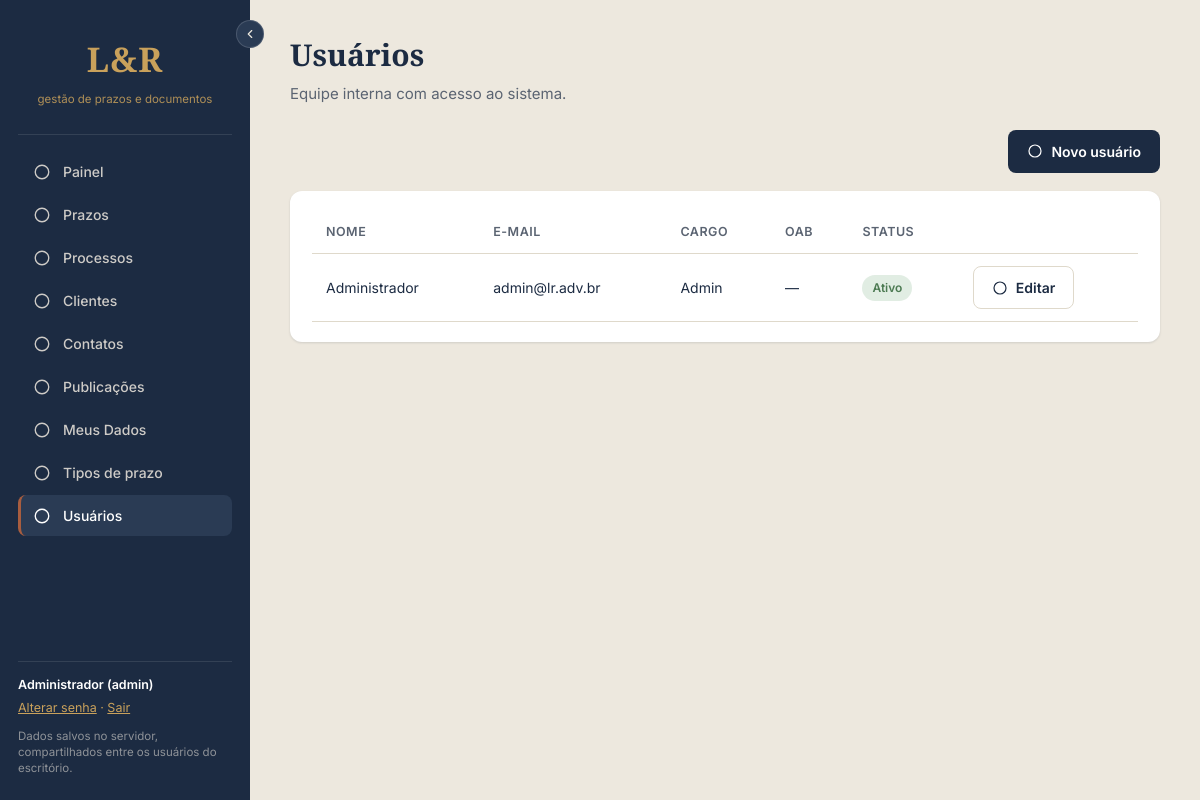
The app's page /modules/usuarios/index.php (signed in) with its own data.
### tables this page shows
CREATE TABLE IF NOT EXISTS usuarios (
    id              INT UNSIGNED AUTO_INCREMENT PRIMARY KEY,
    nome            VARCHAR(150) NOT NULL,
    email           VARCHAR(150) NOT NULL UNIQUE,
    senha_hash      VARCHAR(255) NOT NULL,
    cargo           ENUM('admin','advogado','atendente') NOT NULL DEFAULT 'atendente',
    oab             VARCHAR(30) NULL,
    ativo           TINYINT(1) NOT NULL DEFAULT 1,
    criado_em       DATETIME NOT NULL DEFAULT CURRENT_TIMESTAMP,
    atualizado_em   DATETIME NOT NULL DEFAULT CURRENT_TIMESTAMP ON UPDATE CURRENT_TIMESTAMP
);

### includes/menu.php (called while the page is built)
<?php
return [
    [
        'chave' => 'painel',
        'rotulo' => 'Painel',
        'url' => BASE_URL . '/modules/painel/index.php',
        'icone' => 'grid',
    ],
    [
        'chave' => 'prazos',
        'rotulo' => 'Prazos',
        'url' => BASE_URL . '/modules/prazos/index.php',
        'icone' => 'clock',
    ],
    [
        'chave' => 'processos',
        'rotulo' => 'Processos',
        'url' => BASE_URL . '/modules/processos/index.php',
        'icone' => 'briefcase',
    ],
    [
        'chave' => 'clientes',
        'rotulo' => 'Clientes',
        'url' => BASE_URL . '/modules/clientes/index.php',
        'icone' => 'list',
    ],
    [
        'chave' => 'contatos',
        'rotulo' => 'Contatos',
        'url' => BASE_URL . '/modules/contatos/index.php',
        'icone' => 'user-plus',
    ],
    [
        'chave' => 'publicacoes',
        'rotulo' => 'Publicações',
        'url' => BASE_URL . '/modules/publicacoes/index.php',
        'icone' => 'mail',
    ],
    [
        'chave' => 'meus_dados',
        'rotulo' => 'Meus Dados',
        'url' => BASE_URL . '/modules/meus_dados/index.php',
        'icone' => 'settings',
    ],
    [
        'chave' => 'tipos_prazo',
        'rotulo' => 'Tipos de prazo',
        'url' => BASE_URL . '/modules/tipos_prazo/index.php',
        'icone' => 'shuffle',
    ],
    [
        'chave' => 'usuarios',
        'rotulo' => 'Usuários',
        'url' => BASE_URL . '/modules/usuarios/index.php',
        'icone' => 'user-circle',
    ],
];

### includes/auth.php (called while the page is built, shortened)
<?php
function usuarioLogado(): ?array
{
    return $_SESSION['usuario'] ?? null;
}

### modules/usuarios/index.php (the view, shortened to what this page needs)
<?php
require_once __DIR__ . '/../../includes/auth.php';
$pdo = getConexao();
$usuarios = $pdo->query('SELECT * FROM usuarios ORDER BY nome')->fetchAll();
$paginaAtiva = 'usuarios';
require __DIR__ . '/../../includes/cabecalho.php';
?>
<div class="pagina-cabecalho">
    <h1>Usuários</h1>
    <p>Equipe interna com acesso ao sistema.</p>
</div>
<div class="barra-acoes">
    <a href="form.php" class="botao botao-primario"><?= icone('plus') ?> Novo usuário</a>
</div>
<div class="card">
    <table>
        <thead>
            <tr><th>Nome</th><th>E-mail</th><th>Cargo</th><th>OAB</th><th>Status</th><th></th></tr>
        </thead>
        <tbody>
            <?php foreach ($usuarios as $u): ?>
                <tr>
                    <td><?= htmlspecialchars($u['nome']) ?></td>
                    <td><?= htmlspecialchars($u['email']) ?></td>
                    <td><?= htmlspecialchars(ucfirst($u['cargo'])) ?></td>
                    <td><?= htmlspecialchars($u['oab'] ?? '—') ?></td>
                    <td><span class="badge <?= $u['ativo'] ? 'badge-ativo' : 'badge-recusado' ?>"><?= $u['ativo'] ? 'Ativo' : 'Inativo' ?></span></td>
                    <td><a href="form.php?id=<?= $u['id'] ?>" class="botao botao-secundario"><?= icone('edit') ?> Editar</a></td>
                </tr>
            <?php endforeach; ?>
        </tbody>
    </table>
</div>
<?php require __DIR__ . '/../../includes/rodape.php'; ?>

### includes/cabecalho.php (shortened to what this page needs)
<?php
require_once __DIR__ . '/icones.php';
$usuario = usuarioLogado();
$itensMenu = require __DIR__ . '/menu.php';
?>
<!DOCTYPE html>
<html lang="pt-BR">
<head>
    <link rel="stylesheet" href="<?= BASE_URL ?>/assets/css/style.css">
</head>
<body>
<div class="app-shell">
    <aside class="sidebar" id="sidebar">
        <button type="button" class="sidebar-toggle" id="sidebarToggle" aria-label="Recolher menu">
            <svg viewBox="0 0 24 24" fill="none" stroke="currentColor" stroke-width="2" stroke-linecap="round" stroke-linejoin="round"><polyline points="15 18 9 12 15 6"/></svg>
        </button>
        <div class="marca">
            <span class="marca-letra">L&amp;R</span>
            <span class="marca-subtitulo">gestão de prazos e documentos</span>
        </div>
        <nav class="menu">
            <?php foreach ($itensMenu as $item): ?>
                <a href="<?= $item['url'] ?>" class="menu-item <?= ($paginaAtiva ?? '') === $item['chave'] ? 'ativo' : '' ?>">
                    <?= icone($item['icone']) ?>
                    <span><?= htmlspecialchars($item['rotulo']) ?></span>
                </a>
            <?php endforeach; ?>
        </nav>
        <div class="sidebar-rodape">
            <p class="usuario-nome"><?= htmlspecialchars($usuario['nome'] ?? '') ?> (<?= htmlspecialchars($usuario['cargo'] ?? '') ?>)</p>
            <p class="usuario-links">
                <a href="<?= BASE_URL ?>/modules/meus_dados/index.php">Alterar senha</a>
                &middot;
                <a href="<?= BASE_URL ?>/logout.php">Sair</a>
            </p>
            <p class="sidebar-nota">Dados salvos no servidor, compartilhados entre os usuários do escritório.</p>
        </div>
    </aside>
    <main class="conteudo">

### includes/icones.php (shortened to what this page needs)
<?php
function icone(string $nome, string $classe = 'icone'): string
{
    $conteudo = $caminhos[$nome] ?? '<circle cx="12" cy="12" r="9"/>';
    return '<svg class="' . htmlspecialchars($classe) . '" viewBox="0 0 24 24" fill="none" stroke="currentColor" stroke-width="1.8" stroke-linecap="round" stroke-linejoin="round" aria-hidden="true">' . $conteudo . '</svg>';
}

### assets/css/style.css (style rules this page uses)
:root { --azul-marinho: #1C2B42; --azul-marinho-claro: #2A3B54; --terracota: #A85D3F; --dourado: #C9A15B; --creme: #EDE8DE; --branco: #FFFFFF; --texto-escuro: #1C2B42; --texto-suave: #5B6472; --verde: #4C7A52; --vermelho: #B14A4A; --amarelo: #C97B2E; --linha: #DFD9CB; --sombra: 0 1px 3px rgba(28, 43, 66, 0.08), 0 1px 2px rgba(28, 43, 66, 0.06); }
* { box-sizing: border-box; }
body { margin: 0; font-family: 'Inter', system-ui, sans-serif; background: var(--creme); color: var(--texto-escuro); font-size: 15px; line-height: 1.5; }
h1, h2, h3, h4 { font-family: 'Source Serif 4', Georgia, serif; font-weight: 600; margin: 0 0 6px; }
a { color: inherit; text-decoration: none; }
.app-shell { display: flex; min-height: 100vh; }
.sidebar { width: 250px; flex-shrink: 0; background: var(--azul-marinho); color: var(--creme); display: flex; flex-direction: column; padding: 24px 18px; position: relative; transition: width 0.2s ease, padding 0.2s ease; }
.sidebar-toggle { position: absolute; top: 20px; right: -14px; width: 28px; height: 28px; border-radius: 50%; background: var(--azul-marinho-claro); border: 1px solid rgba(255,255,255,0.15); color: var(--creme); display: flex; align-items: center; justify-content: center; cursor: pointer; }
.marca { text-align: center; padding: 10px 0 26px; border-bottom: 1px solid rgba(255,255,255,0.1); margin-bottom: 16px; }
.marca-letra { display: block; font-family: 'Source Serif 4', serif; font-size: 34px; font-weight: 700; color: var(--dourado); letter-spacing: 0.03em; }
.marca-subtitulo { display: block; font-size: 11.5px; color: var(--dourado); opacity: 0.85; margin-top: 6px; }
.menu { display: flex; flex-direction: column; gap: 2px; flex: 1; }
.menu-item { display: flex; align-items: center; gap: 12px; padding: 10px 12px; border-radius: 8px; color: rgba(237, 232, 222, 0.85); border-left: 3px solid transparent; font-size: 14px; font-weight: 500; }
.menu-item.ativo { background: var(--azul-marinho-claro); border-left-color: var(--terracota); color: var(--branco); }
.menu-item .icone { width: 18px; height: 18px; flex-shrink: 0; }
.sidebar-rodape { border-top: 1px solid rgba(255,255,255,0.1); padding-top: 14px; margin-top: 14px; font-size: 12.5px; }
.usuario-nome { margin: 0 0 4px; font-weight: 600; color: var(--branco); }
.usuario-links { margin: 0 0 10px; color: var(--dourado); }
.usuario-links a { text-decoration: underline; }
.sidebar-nota { margin: 0; color: rgba(237, 232, 222, 0.55); font-size: 11.5px; line-height: 1.4; }
.conteudo { flex: 1; padding: 32px 40px; max-width: 1200px; }
.pagina-cabecalho { margin-bottom: 24px; }
.pagina-cabecalho p { color: var(--texto-suave); margin: 0; }
.card { background: var(--branco); border-radius: 12px; box-shadow: var(--sombra); padding: 20px 22px; margin-bottom: 20px; }
.botao { display: inline-flex; align-items: center; gap: 8px; padding: 10px 18px; border-radius: 8px; border: 1px solid transparent; font-size: 14px; font-weight: 600; cursor: pointer; font-family: inherit; }
.botao .icone { width: 16px; height: 16px; }
.botao-primario { background: var(--azul-marinho); color: var(--branco); }
.botao-secundario { background: var(--branco); color: var(--azul-marinho); border-color: var(--linha); }
.barra-acoes { display: flex; justify-content: space-between; align-items: center; margin-bottom: 18px; gap: 12px; flex-wrap: wrap; }
table { width: 100%; border-collapse: collapse; }
th, td { text-align: left; padding: 12px 14px; border-bottom: 1px solid var(--linha); font-size: 14px; }
th { color: var(--texto-suave); font-weight: 600; font-size: 12.5px; text-transform: uppercase; letter-spacing: 0.04em; }
.badge { display: inline-block; padding: 4px 10px; border-radius: 999px; font-size: 12px; font-weight: 600; }
.badge-ativo { background: #E1EDE3; color: var(--verde); }

### records on screen
usuarios: nome "Administrador", cargo "admin", email "admin@lr.adv.br", cargo "Admin", oab "—", ativo "Ativo"

### other values on screen
$item['rotulo'] "Painel"
$item['rotulo'] "Prazos"
$item['rotulo'] "Processos"
$item['rotulo'] "Clientes"
$item['rotulo'] "Contatos"
$item['rotulo'] "Publicações"
$item['rotulo'] "Meus Dados"
$item['rotulo'] "Tipos de prazo"
$item['rotulo'] "Usuários"
